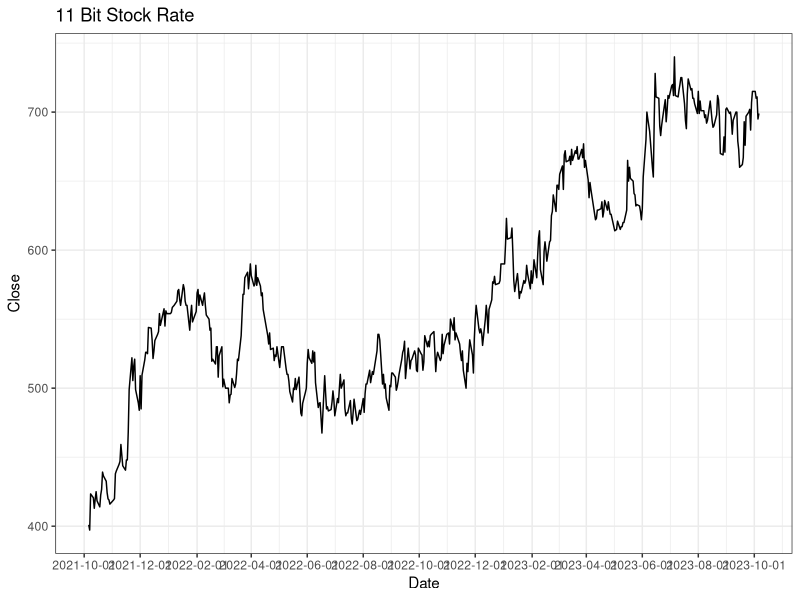
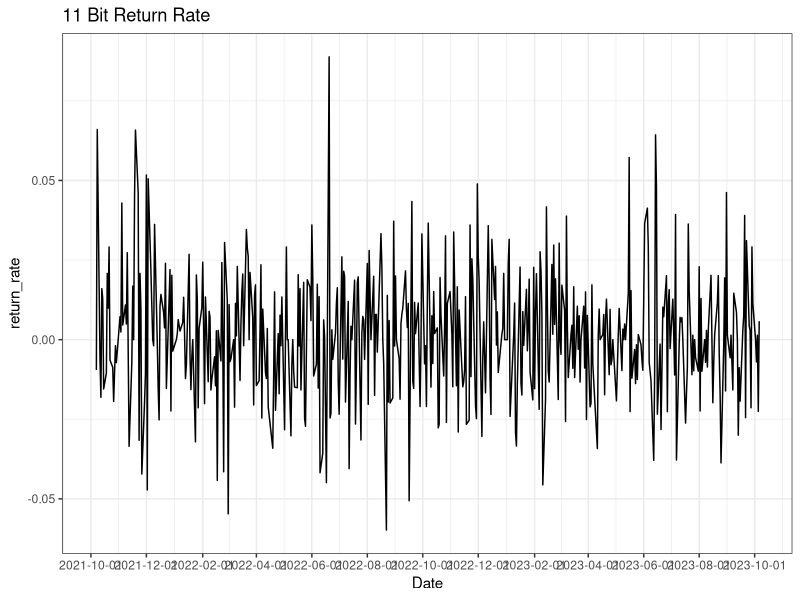
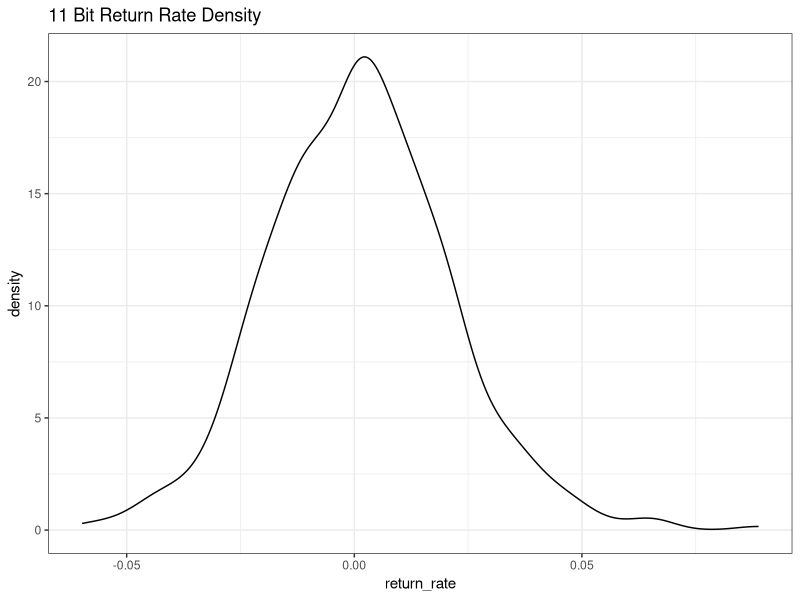

These figures' R source, in order:
## ---- chunk 1
knitr::opts_chunk$set(echo = TRUE,warning = FALSE,message = FALSE)
## ---- chunk 2
library(tidyverse)
library(lubridate)
library(tseries)
## ---- chunk 3
rm(list=ls())
## ---- chunk 4
df <- read.csv('11b_d.csv')
## ---- chunk 5
head(df)
## ---- chunk 6
df <- df %>%
  select(c("Data","Zamkniecie")) %>%
  mutate(Data = lubridate::ymd(Data))
## ---- chunk 7
colnames(df)
## ---- chunk 8
colnames(df) <- c("Date","Close")
## ---- chunk 9
head(df,10)
## ---- chunk 10
df$return_rate <- (df$Close/lag(df$Close))-1
## ---- chunk 11
df$return_rate <- round(df$return_rate,4)
## ---- chunk 12
head(df,10)
## ---- chunk 13
df %>%
  ggplot(aes(x=Date,y=Close))+ 
  geom_line() + 
  scale_x_date(date_breaks = "2 months",date_labels = "%Y-%m-%d") + 
  labs(title="11 Bit Stock Rate") + 
  theme_bw()
## ---- chunk 14
df %>%
  ggplot(aes(x=Date,y=return_rate))+ 
  geom_line() + 
  scale_x_date(date_breaks = "2 months",date_labels = "%Y-%m-%d") + 
  labs(title="11 Bit Return Rate") + 
  theme_bw()
## ---- chunk 15
df %>%
  drop_na() %>%
  ggplot(aes(x=return_rate)) + 
  geom_density() + 
  labs(title="11 Bit Return Rate Density")+
  theme_bw()
## ---- chunk 16
adf.test(df[-1,]$return_rate)
## ---- chunk 17
X = matrix(ncol = 30,nrow = 10000)
for(day in 1:30) {
  # for each day (30 in total) sample the return rate 100000 times
  for(i in 1:10000){
    X[i,day] = sample(df[-1,]$return_rate,1)
  }
}
## ---- chunk 18
daily_return_rates <- apply(X,2,mean)
## ---- chunk 19
daily_return_rates
## ---- chunk 20
combined_return = 1  # start with 1, which means no return
for (r in daily_return_rates) {
   combined_return = combined_return * (1 + r)
}
## ---- chunk 21
total_month_return_rate = combined_return - 1
print(total_month_return_rate)
